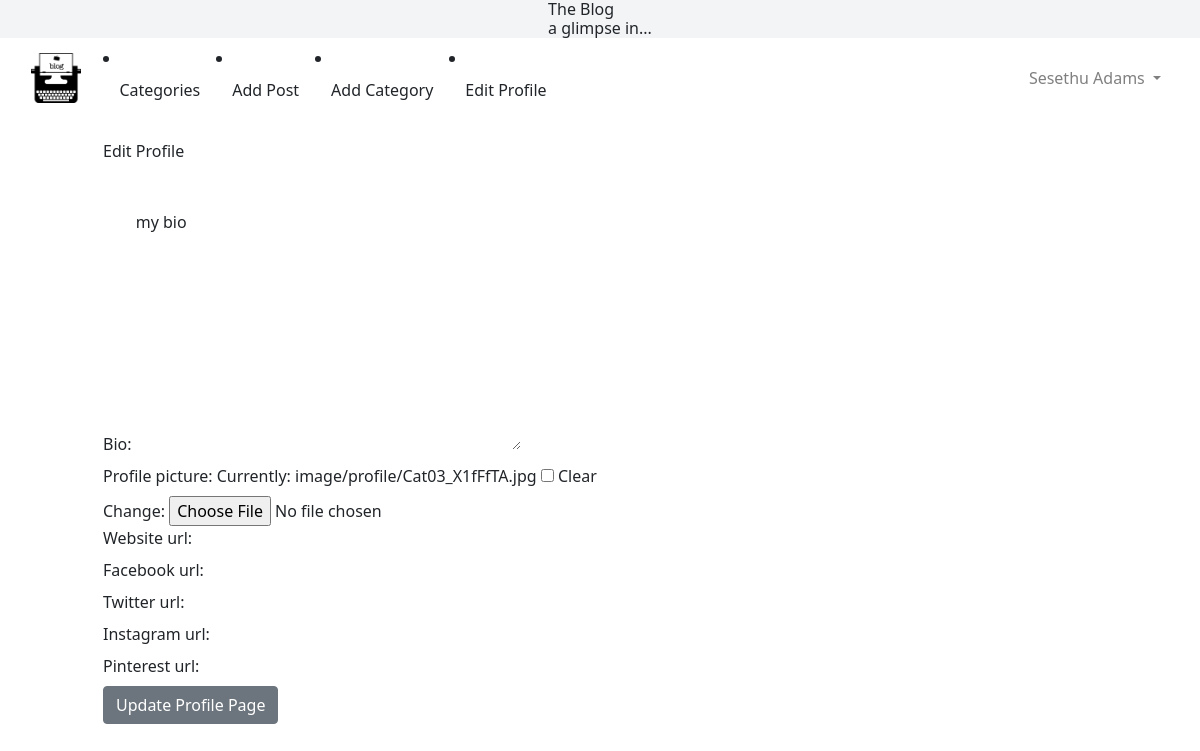
The page /users/1/edit_profile/ on the database as committed earlier.
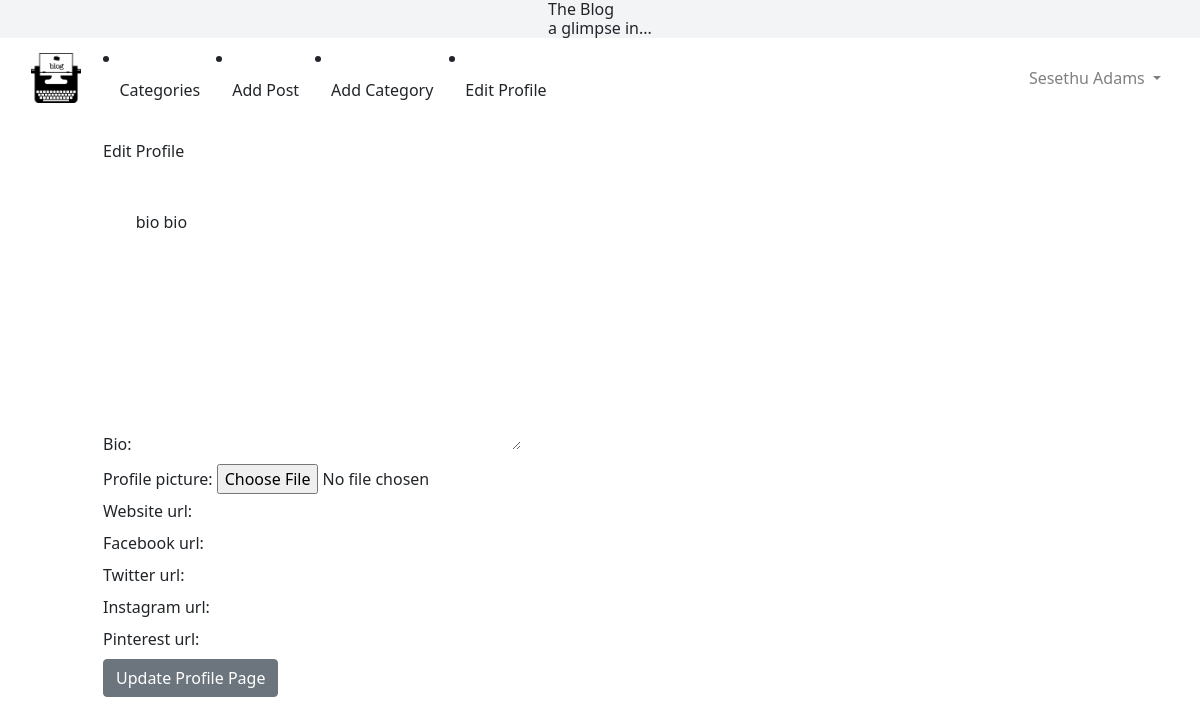
The same page on the database as committed later.
### startblog/models.py (models this page shows, shortened)
class User(AbstractUser):
    bio = models.TextField()
    profile_picture = models.ImageField(
        null=True, blank=True, upload_to="images/profile/"
    )
    website_url = models.URLField(max_length=255, null=True, blank=True)
    facebook_url = models.URLField(max_length=255, null=True, blank=True)
    twitter_url = models.URLField(max_length=255, null=True, blank=True)
    instagram_url = models.URLField(max_length=255, null=True, blank=True)
    pinterest_url = models.URLField(max_length=255, null=True, blank=True)

### users/views.py (the view)
# urls.py: path("<int:pk>/edit_profile/", EditProfilePage.as_view(), name="edit_profile_info"),
class EditProfilePage(generic.UpdateView):
    model = User
    template_name = "registration/edit_profile_info.html"
    fields = [
        "bio",
        "profile_picture",
        "website_url",
        "facebook_url",
        "twitter_url",
        "instagram_url",
        "pinterest_url",
    ]
    success_url = reverse_lazy("blog:home")

### templates/registration/edit_profile_info.html (shortened to what this page needs)
{% extends 'base.html' %}
{% block content %}
{% if user.is_authenticated %}
    {% if user.id == user.id%}
        <h1>Edit Profile</h1>
        <br /><br />
        <div class="form-group" enctype="multipart/form-data">
            <form method="POST">
                {{ form.as_p }}
                <button class="btn btn-secondary">Update Profile Page</button>
                </form>
        </div>
        {% else %}
        You are not allowed here! (and you know it...)
        {% endif %}
{% else %}
You are not the correct user to edit this page.
{% endif %}
{%endblock%}

### templates/base.html (shortened to what this page needs)
<!doctype html>
<html lang="en">
<head>
  <link rel="stylesheet" href="https://cdn.jsdelivr.net/npm/bootstrap@4.3.1/dist/css/bootstrap.min.css"
>
  <link rel="stylesheet" href="https://cdn.jsdelivr.net/npm/bootstrap@4.3.1/dist/css/bootstrap.min.css"
>
  <link rel="stylesheet" href="https://unpkg.com/tailwindcss@2.2.19/dist/tailwind.min.css" />
  {%load static%}
</head>
<body>
  <div class="blog-container">
    <div class="flex justify-center bg-gray-100">
      <div class="flex self-center flex-column">
        <h1>The Blog</h1>
        <h1>a glimpse in...</h1>
      </div>
    </div>
    <nav class="navbar navbar-expand-lg navbar-light">
      <div class="container-fluid">
        <a class="navbar-brand" href="{% url 'blog:home' %}">
          <img src="{% static 'startblog/images/icon.png' %}" class=" img-icon"></a>
        {% if category_menu %}
        <div class="collapse navbar-collapse" id="navbarSupportedContent">
          <ul class="navbar-nav mr-auto">
            <li class="nav-item dropdown">
              <a class="nav-link dropdown-toggle" href="#" id="navbarDropdown" role="button" data-toggle="dropdown"
                aria-haspopup="true" aria-expanded="false">
                Categories
              </a>
              <div class="dropdown-menu" aria-labelledby="navbarDropdown">
                {% for item in category_menu %}
                <a class="dropdown-item" href="{% url 'blog:category_post' item|slugify %}">
                  {{item}}
                </a>
                {% endfor %}
              </div>
            </li>
            {% else %}
            <li class="nav-item">
              <a class="nav-link" href="{% url 'blog:category_list' %}">Categories</a>
            </li>
            {% endif %}
            {% if user.is_authenticated %}
            <li class="nav-item">
              <a class="nav-link" href="{% url 'blog:add_post' %}">Add Post</a>
            </li>
            <li class="nav-item">
              <a class="nav-link" href="{% url 'blog:add_category' %}">Add Category</a>
            </li>
            <li class="nav-item">
              <a class="nav-link" href="{% url 'users:edit_profile' %}">Edit Profile</a>
            </li>
            {% endif %}
          {% if user.is_authenticated %}
          <ul class="navbar-nav ml-auto">
            <li class="nav-item dropdown">
              <a class="nav-link dropdown-toggle" href="#" id="navbarDropdown" role="button" data-toggle="dropdown"
                aria-haspopup="true" aria-expanded="false">
                {{ user.first_name }} {{ user.last_name}}
              </a>
            </li>
          </ul>
          {% endif %}
        </div>
      </div>
    <br />
    <div class="container">
      {% block content %}
      {% endblock %}
    </div>
</body>
</html>

Rows that differ between the two databases and show on the page:
changed User "Sesethu": bio "my bio" → "bio bio"
Other text that changed with them:
form field as_p: "☐" → (not shown)
text no longer shown: "Bio: Profile picture: Currently: image/profile/Cat03_X1fFfTA.jpg Clear Change: Website url: Facebook url: Twitter url: Instagram url: Pinterest url:"
text now shown: "Bio: Profile picture: Website url: Facebook url: Twitter url: Instagram url: Pinterest url:"
